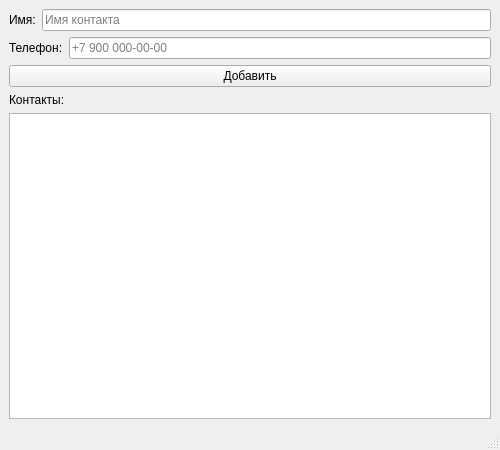
<?xml version="1.0" encoding="UTF-8"?>
<ui version="4.0">
 <class>MainWindow</class>
 <widget class="QMainWindow" name="MainWindow">
  <property name="geometry">
   <rect>
    <x>0</x>
    <y>0</y>
    <width>500</width>
    <height>450</height>
   </rect>
  </property>
  <property name="windowTitle">
   <string>Записная книжка</string>
  </property>
  <widget class="QWidget" name="centralwidget">
   <layout class="QVBoxLayout" name="verticalLayout">
    <item>
     <layout class="QHBoxLayout" name="row1">
      <item>
       <widget class="QLabel" name="labelName">
        <property name="text">
         <string>Имя:</string>
        </property>
       </widget>
      </item>
      <item>
       <widget class="QLineEdit" name="editName">
        <property name="placeholderText">
         <string>Имя контакта</string>
        </property>
       </widget>
      </item>
     </layout>
    </item>
    <item>
     <layout class="QHBoxLayout" name="row2">
      <item>
       <widget class="QLabel" name="labelPhone">
        <property name="text">
         <string>Телефон:</string>
        </property>
       </widget>
      </item>
      <item>
       <widget class="QLineEdit" name="editPhone">
        <property name="placeholderText">
         <string>+7 900 000-00-00</string>
        </property>
       </widget>
      </item>
     </layout>
    </item>
    <item>
     <widget class="QPushButton" name="btnAdd">
      <property name="text">
       <string>Добавить</string>
      </property>
     </widget>
    </item>
    <item>
     <widget class="QLabel" name="labelList">
      <property name="text">
       <string>Контакты:</string>
      </property>
     </widget>
    </item>
    <item>
     <widget class="QListWidget" name="listWidget"/>
    </item>
   </layout>
  </widget>
  <widget class="QStatusBar" name="statusbar"/>
 </widget>
 <resources/>
 <connections/>
</ui>
